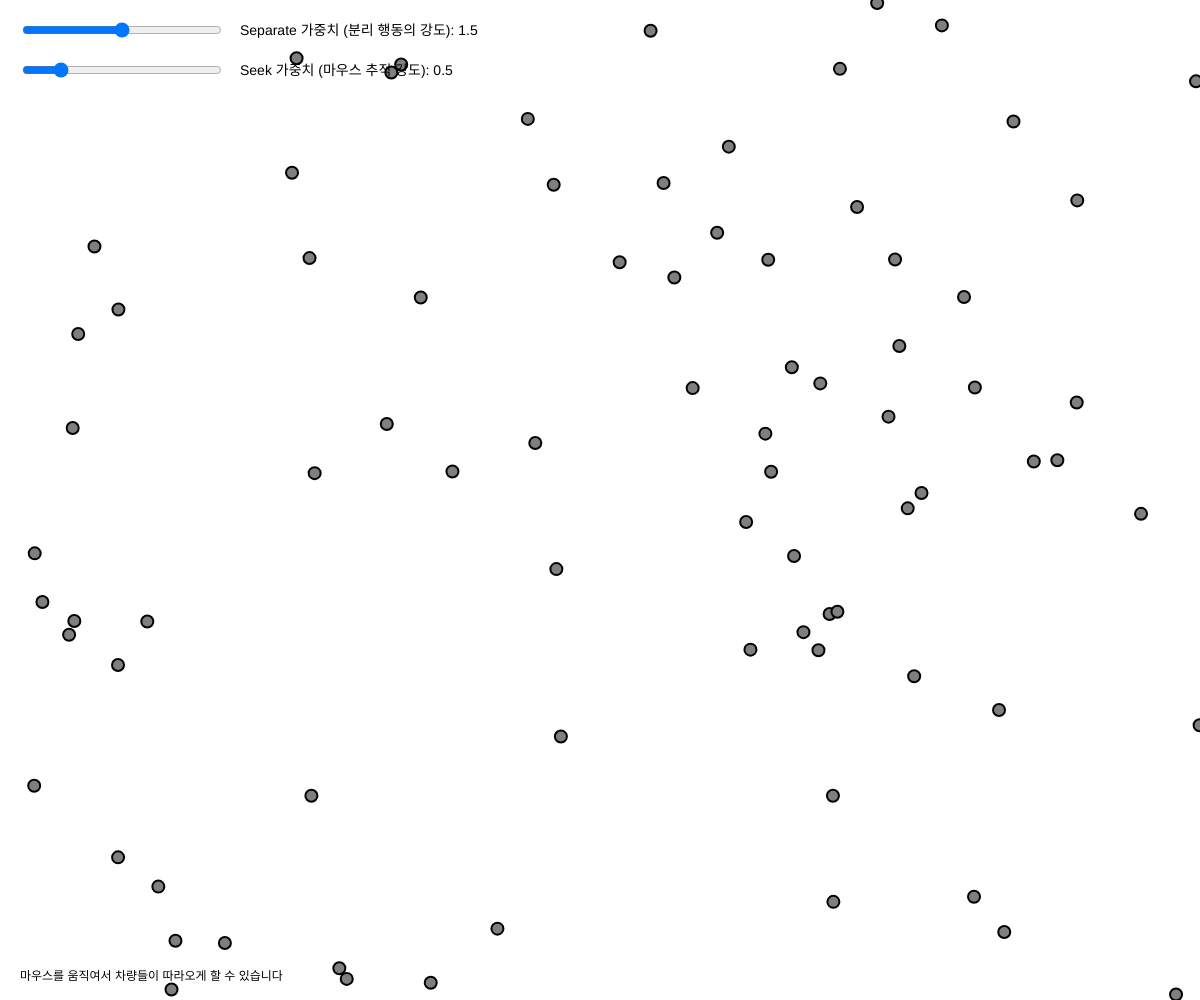
Frame 1 (no input)
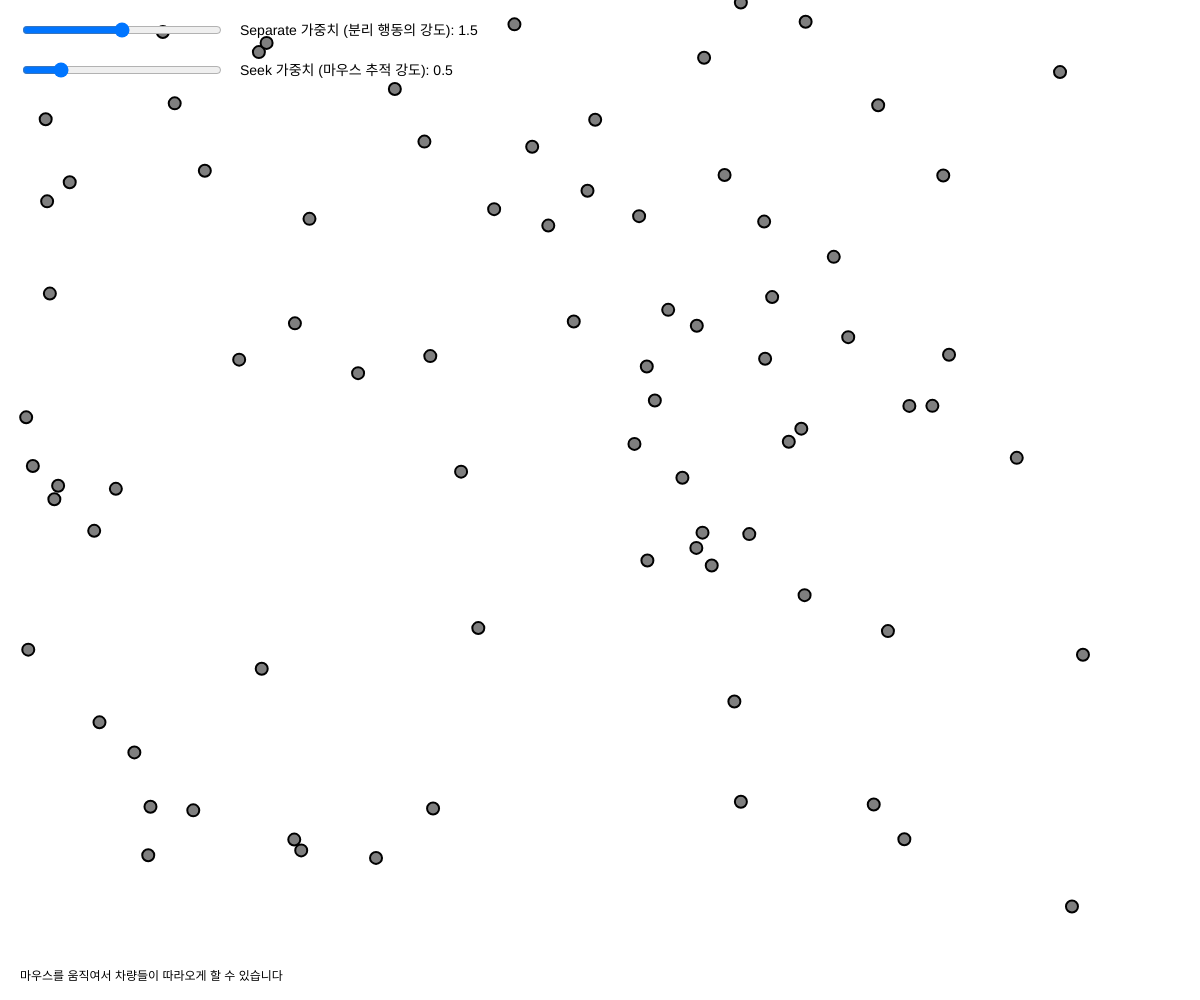
Frame 60 (no input)
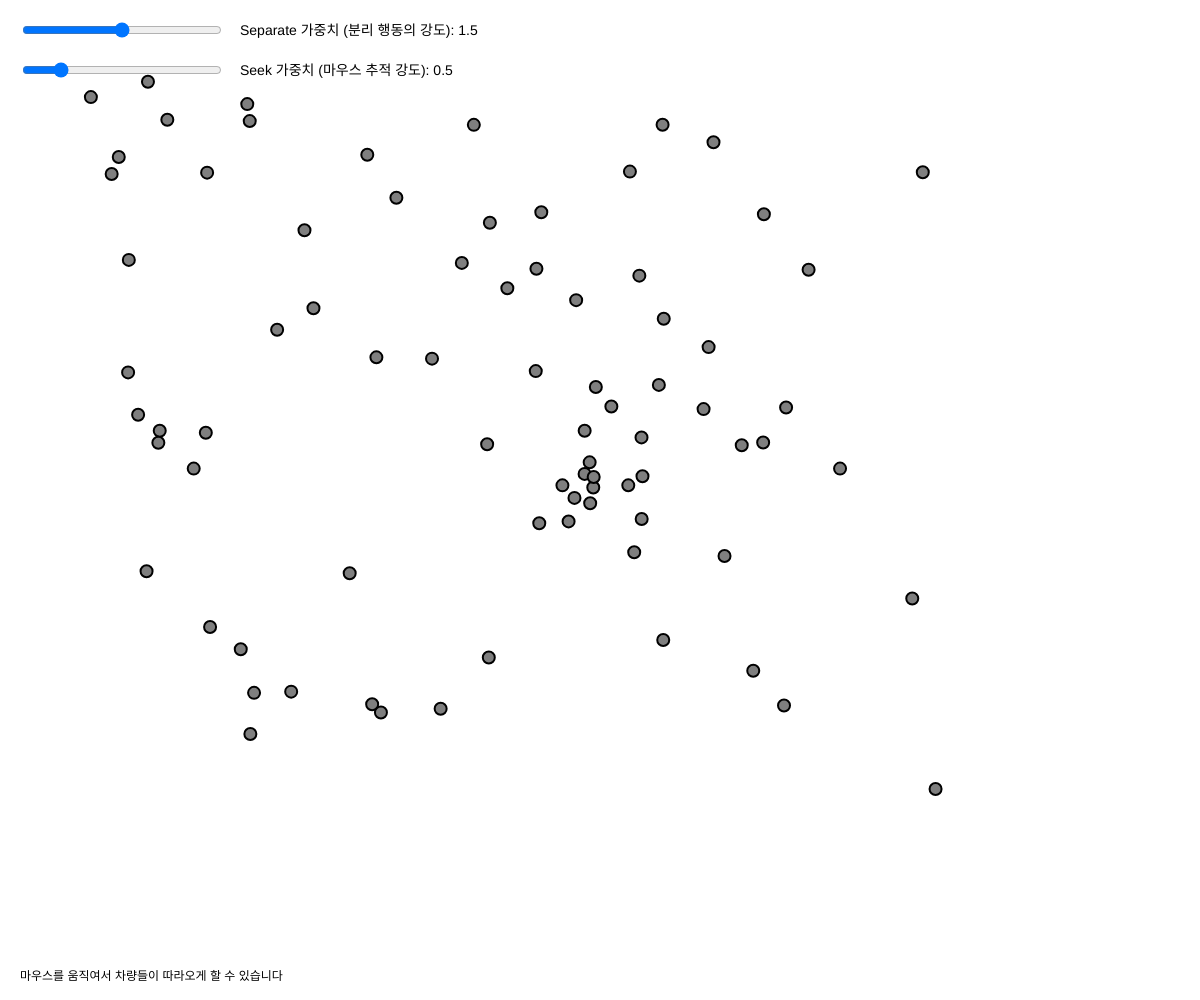
Frame 120 (the mouse pressed at the canvas centre since frame 60)

The p5.js sketch that drew these frames (run headless with seeded random() and noise() and a simulated clock; from frame 60 on, the mouse is pressed at the canvas centre):

// p5.js sketch
// ── sketch.js
// Separation
// Via Reynolds: http://www.red3d.com/cwr/steer/

// A list of vehicles
let vehicles = [];

let separateSlider;
let seekSlider;

function setup() {
  // 화면 전체로 캔버스 생성
  createCanvas(windowWidth, windowHeight);
  
  // 슬라이더 생성
  separateSlider = createSlider(0, 3, 1.5, 0.1);
  separateSlider.position(20, 20);
  separateSlider.style('width', '200px');
  
  seekSlider = createSlider(0, 3, 0.5, 0.1);
  seekSlider.position(20, 60);
  seekSlider.style('width', '200px');
  
  // We are now making random vehicles and storing them in an array
  for (let i = 0; i < 80; i++) {
    vehicles.push(new Vehicle(random(width), random(height)));
  }
}

function draw() {
  background(255);

  // 슬라이더 값 가져오기
  let separateWeight = separateSlider.value();
  let seekWeight = seekSlider.value();

  for (let v of vehicles) {
    v.applyBehaviors(vehicles, separateWeight, seekWeight);
    v.update();
    v.borders();
    v.show();
  }
  
  // 슬라이더 라벨 표시
  fill(0);
  noStroke();
  textSize(14);
  text('Separate 가중치 (분리 행동의 강도): ' + separateWeight.toFixed(1), 240, 35);
  text('Seek 가중치 (마우스 추적 강도): ' + seekWeight.toFixed(1), 240, 75);
  
  // 사용법 안내
  textSize(12);
  text('마우스를 움직여서 차량들이 따라오게 할 수 있습니다', 20, height - 20);
}

// 창 크기가 변경될 때 캔버스 크기도 조정
function windowResized() {
  resizeCanvas(windowWidth, windowHeight);
}
// ── vehicle.js
// The Nature of Code
// Daniel Shiffman
// http://natureofcode.com

// Vehicle object

class Vehicle {
  constructor(x, y) {
    // All the usual stuff
    this.position = createVector(x, y);
    this.r = 6;
    this.maxspeed = 3; // Maximum speed
    this.maxforce = 0.2; // Maximum steering force
    this.acceleration = createVector(0, 0);
    this.velocity = createVector(0, 0);
  }

  applyBehaviors(vehicles, separateWeight, seekWeight) {
    let separateForce = this.separate(vehicles);
    let seekForce = this.seek(createVector(mouseX, mouseY));

    // 슬라이더 값을 사용하여 가중치 적용
    separateForce.mult(separateWeight);
    seekForce.mult(seekWeight);

    this.applyForce(separateForce);
    this.applyForce(seekForce);
  }

  applyForce(force) {
    // We could add mass here if we want A = F / M
    this.acceleration.add(force);
  }

  // Separation
  // Method checks for nearby vehicles and steers away
  separate(vehicles) {
    let desiredSeparation = this.r * 2;
    let sum = createVector();
    let count = 0;
    // For every vehicle in the system, check if it's too close
    for (let other of vehicles) {
      let d = p5.Vector.dist(this.position, other.position);
      // If the distance is greater than 0 and less than an arbitrary amount (0 when you are yourself)
      if (this != other && d < desiredSeparation) {
        // Calculate vector pointing away from neighbor
        let diff = p5.Vector.sub(this.position, other.position);
        diff.setMag(1 / d); // Weight by distance
        sum.add(diff);
        count++; // Keep track of how many
      }
    }
    // Average -- divide by how many
    if (count > 0) {
      sum.div(count);
      // Our desired vector is the average scaled to maximum speed
      sum.setMag(this.maxspeed);
      // Implement Reynolds: Steering = Desired - Velocity
      sum.sub(this.velocity);
      sum.limit(this.maxforce);
    }
    return sum;
  }

  // A method that calculates a steering force towards a target
  // STEER = DESIRED MINUS VELOCITY
  seek(target) {
    let desired = p5.Vector.sub(target, this.position); // A vector pointing from the location to the target

    // Normalize desired and scale to maximum speed
    desired.normalize();
    desired.mult(this.maxspeed);
    // Steering = Desired minus velocity
    let steer = p5.Vector.sub(desired, this.velocity);
    steer.limit(this.maxforce); // Limit to maximum steering force
    return steer;
  }

  // Method to update location
  update() {
    // Update velocity
    this.velocity.add(this.acceleration);
    // Limit speed
    this.velocity.limit(this.maxspeed);
    this.position.add(this.velocity);
    // Reset accelertion to 0 each cycle
    this.acceleration.mult(0);
  }

  show() {
    fill(127);
    stroke(0);
    strokeWeight(2);
    push();
    translate(this.position.x, this.position.y);
    circle(0, 0, this.r * 2);
    pop();
  }

  // Wraparound
  borders() {
    if (this.position.x < -this.r) this.position.x = width + this.r;
    if (this.position.y < -this.r) this.position.y = height + this.r;
    if (this.position.x > width + this.r) this.position.x = -this.r;
    if (this.position.y > height + this.r) this.position.y = -this.r;
  }
}
